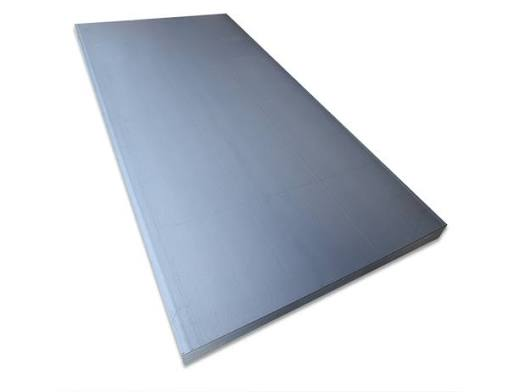
#> input picture native/virtualfg/assets/steel_plate_source.png, 509 x 392 px
$ python prepare_texture.py
#> lines starting #> are read from the running program, lines starting #| are printed output that depends on the picture
"""Rectify the supplied plate photograph. Requires OpenCV and NumPy."""
from pathlib import Path

import cv2
import numpy as np

ROOT = Path(__file__).resolve().parent


def main():
    source = cv2.imread(str(ROOT / "assets/steel_plate_source.png"))
#> source is the input picture: shape (392, 509, 3); mean B, G, R 222.1, 214.7, 209.9
    if source is None:
        raise FileNotFoundError("steel_plate_source.png")
    # Slightly inset top-face corners, clockwise; exclude background and side faces.
    corners = np.float32([(79, 26), (224, 17), (439, 221), (187, 347)])
    width, height = 900, 675
    target = np.float32([(0, 0), (width - 1, 0),
                         (width - 1, height - 1), (0, height - 1)])
    transform = cv2.getPerspectiveTransform(corners, target)
    texture = cv2.warpPerspective(source, transform, (width, height),
                                  flags=cv2.INTER_LINEAR)
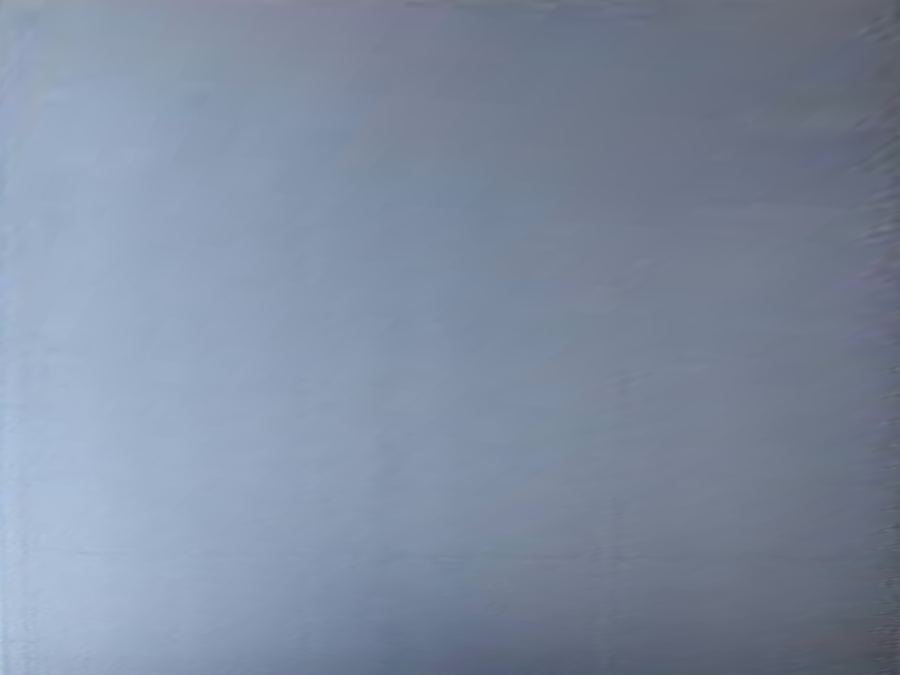
#> texture: shape (675, 900, 3); mean B, G, R 159.6, 139.3, 126.7
    for name in ("steel_plate.png", "steel_plate.ppm"):
        if not cv2.imwrite(str(ROOT / "assets" / name), texture):
            raise OSError(f"Cannot write {name}")


if __name__ == "__main__":
    main()
